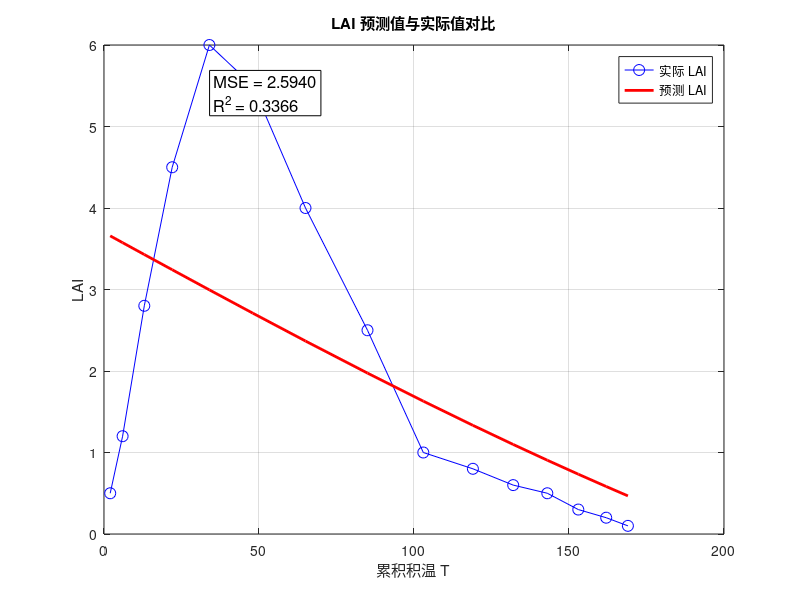

MATLAB code for this plot:
% 定义实际的每日平均温度数据和 LAI 测量数据
T_avg = [10, 12, 15, 17, 20, 22, 25, 28, 26, 24, 21, 19, 18, 17, 15];  % 每日平均温度数据
T_base = 8;  % 基准温度，例如 8°C
LAI_actual = [0.5, 1.2, 2.8, 4.5, 6.0, 5.5, 4.0, 2.5, 1.0, 0.8, 0.6, 0.5, 0.3, 0.2, 0.1];  % 实际的 LAI 数据

% 计算每日的积温
daily_GDD = max(0, T_avg - T_base);  % 每日有效积温
T_cumulative = cumsum(daily_GDD);  % 累积积温

% 保证 T_cumulative 和 LAI_actual 长度一致  
if length(T_cumulative) > length(LAI_actual)
    T_cumulative = T_cumulative(1:length(LAI_actual));  % 截断积温数据
end

% 定义 Baret 模型公式
baretModel = @(params, T) params(1) * (1 ./ (1 + exp(-params(2)*(T - params(3)))) - exp(-params(4)*(T - params(5))));

% 定义目标函数，最小化预测的 LAI 与实际 LAI 之间的平方误差
objectiveFunction = @(params) sum((baretModel(params, T_cumulative) - LAI_actual).^2);

% 设置初始参数猜测值 [LAI_Amp, b, T_i, a, T_s]
initialGuess = [max(LAI_actual), 0.1, 25, 0.1, 30];  % 初始猜测参数

% 设置优化选项，增大最大函数计算次数和迭代次数
options = optimset('MaxFunEvals', 1000, 'MaxIter', 1000, 'Display', 'iter');  % 增加迭代次数和函数评估次数，并显示迭代过程

% 使用 fminsearch 进行参数优化，最小化误差
optimalParams = fminsearch(objectiveFunction, initialGuess, options);

% 提取最优参数
LAI_Amp_opt = optimalParams(1);
b_opt = optimalParams(2);
Ti_opt = optimalParams(3);
a_opt = optimalParams(4);
Ts_opt = optimalParams(5);

% 输出最优参数值
fprintf('最优参数 LAI_Amp = %.4f\n', LAI_Amp_opt);
fprintf('最优参数 b = %.4f\n', b_opt);
fprintf('最优参数 T_i = %.4f\n', Ti_opt);
fprintf('最优参数 a = %.4f\n', a_opt);
fprintf('最优参数 T_s = %.4f\n', Ts_opt);

% 使用优化后的参数计算预测的 LAI
LAI_predict = baretModel(optimalParams, T_cumulative);

% 计算拟合的均方误差 MSE
MSE = mean((LAI_actual - LAI_predict).^2);
fprintf('均方误差 MSE = %.4f\n', MSE);

% 计算决定系数 R^2
SS_res = sum((LAI_actual - LAI_predict).^2);  % 残差平方和
SS_tot = sum((LAI_actual - mean(LAI_actual)).^2);  % 总平方和
R_squared = 1 - (SS_res / SS_tot);
fprintf('R^2 = %.4f\n', R_squared);

% 绘制预测值与实际值对比图
figure;
plot(T_cumulative, LAI_actual, 'bo-', 'MarkerSize', 8, 'DisplayName', '实际 LAI');
hold on;
plot(T_cumulative, LAI_predict, 'r-', 'LineWidth', 2, 'DisplayName', '预测 LAI');
xlabel('累积积温 T');
ylabel('LAI');
legend('show');
grid on;
title('LAI 预测值与实际值对比');
% 在图上显示 MSE 和 R^2

% 选择一个合适的位置显示文本，例如在图的右上角
x_pos = min(T_cumulative) + 0.2 * (max(T_cumulative) - min(T_cumulative));  % 位置偏向左侧
y_pos = max(LAI_actual) - 0.1 * (max(LAI_actual) - min(LAI_actual));        % 位置偏向顶部

% 在图上显示 MSE 和 R² 值
text(x_pos, y_pos, sprintf('MSE = %.4f\nR^2 = %.4f', MSE, R_squared), 'FontSize', 12, 'BackgroundColor', 'w', 'EdgeColor', 'k');
